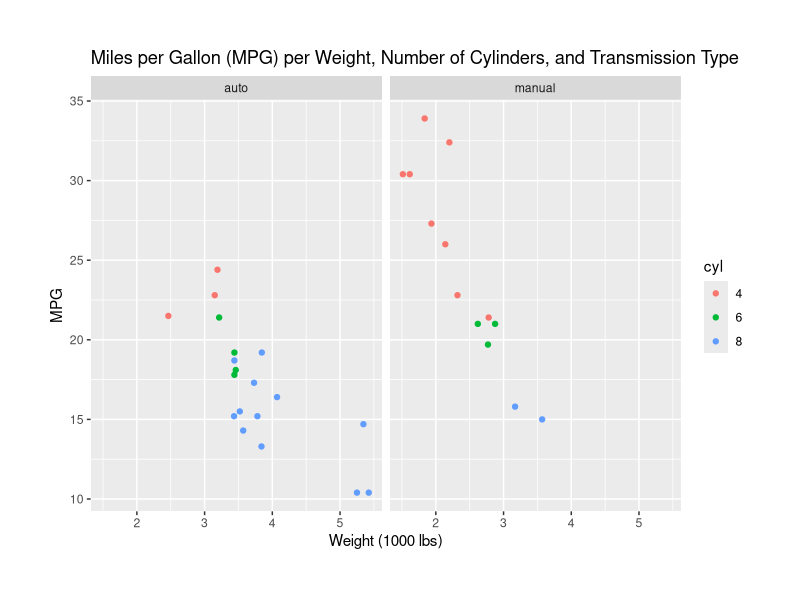
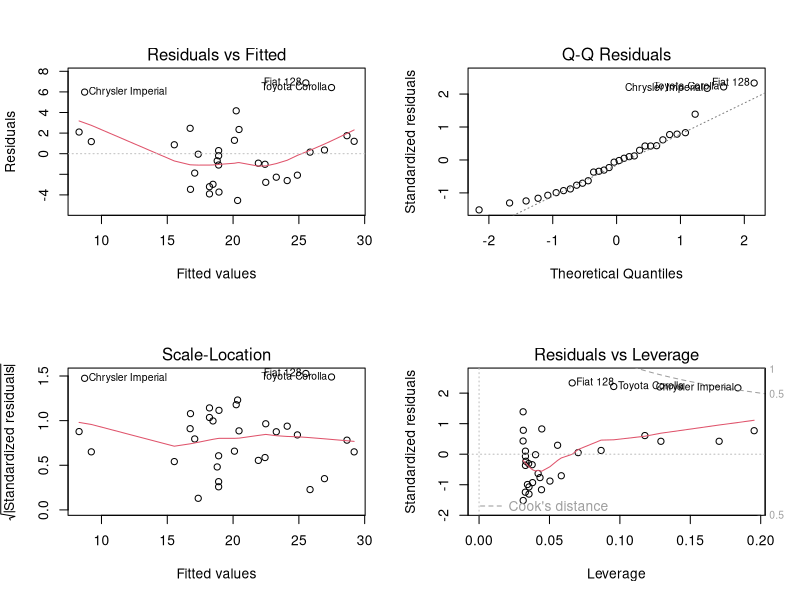
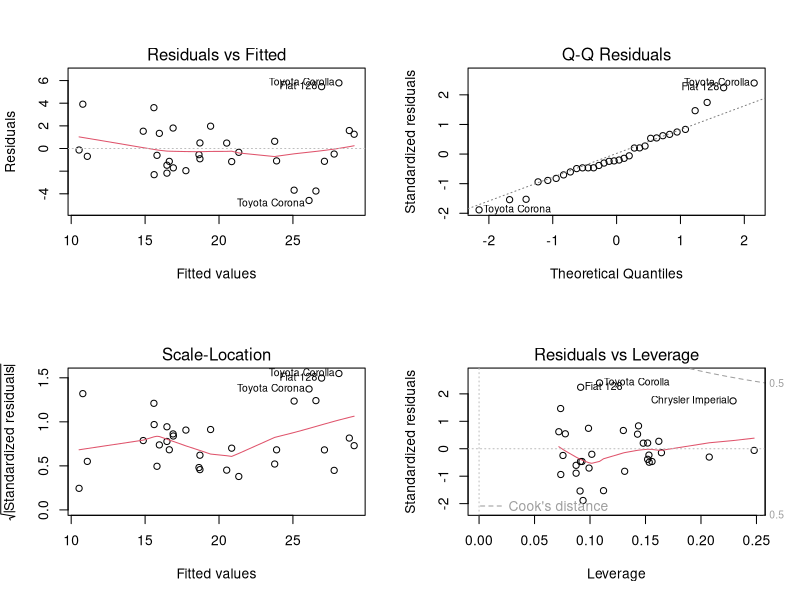
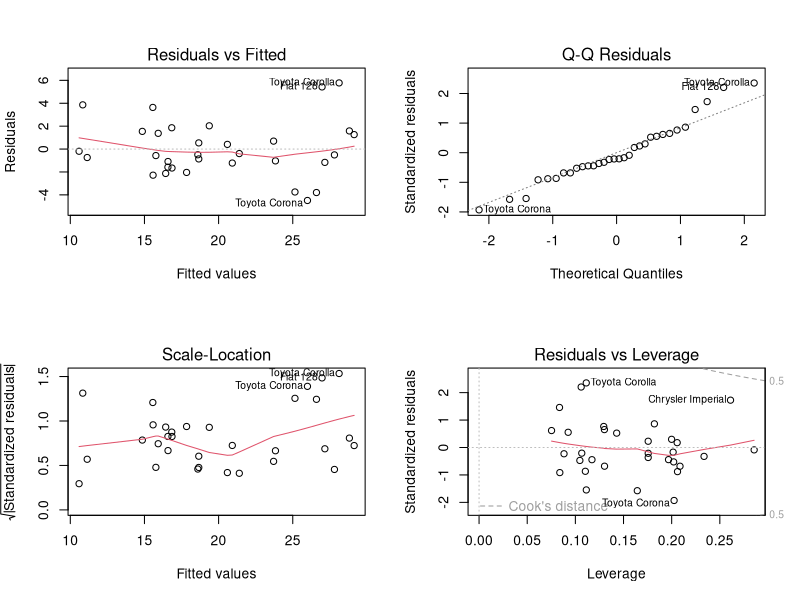
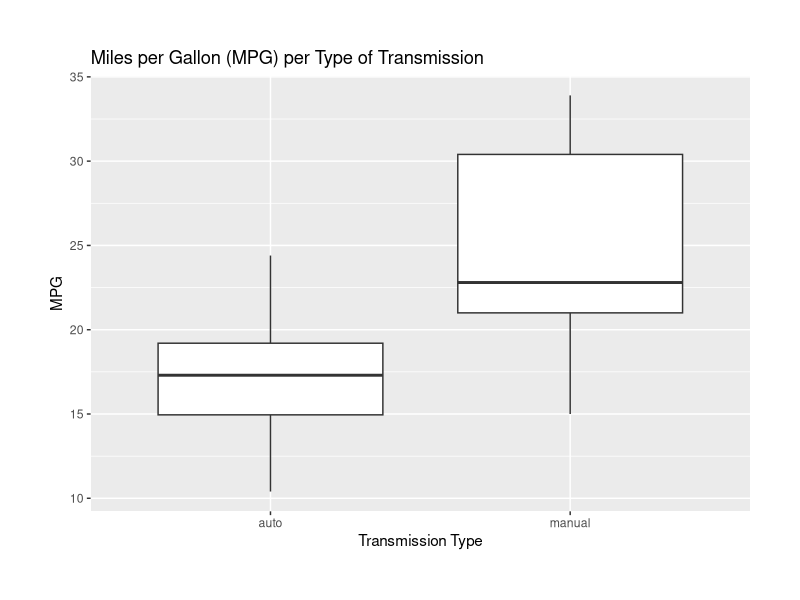

Reproduce these figures in R, in order.
## ---- chunk 1
Sys.info()
## ---- chunk 2
library(dplyr)
library(ggplot2)
## ---- chunk 3
head(mtcars, 3)
## ---- chunk 4
str(mtcars)
## ---- chunk 5
data <- mtcars[, c(1, 2, 6, 9)]
data$cyl <- as.factor(data$cyl)
data$am <- as.factor(data$am)
data <- mutate(data, trans = ifelse(am == 1, "manual", "auto"))
## ---- chunk 6
g <- ggplot(data, aes(wt, mpg, color = cyl))
g + geom_point() +
      facet_grid(. ~ trans) +
      ggtitle("Miles per Gallon (MPG) per Weight, Number of Cylinders, and Transmission Type") +
      labs(x = "Weight (1000 lbs)", y = "MPG") +
      theme(plot.margin = unit(c(0.5,0.5,0.5,0.5), "in"))
## ---- chunk 7
m1 <- lm(mpg ~ wt, data = data)
summary(m1)
## ---- chunk 8
par(mfrow = c(2, 2))
plot(m1)
## ---- chunk 9
m2 <- lm(mpg ~ wt + cyl, data = data)
m2$call
m2$coefficients
## ---- chunk 10
par(mfrow = c(2, 2))
plot(m2)
## ---- chunk 11
m3 <- lm(mpg ~ wt + cyl + am, data = data)
summary(m3)
## ---- chunk 12
par(mfrow = c(2, 2))
plot(m3)
## ---- chunk 13
anova(m1, m2, m3)
## ---- chunk 14
g2 <- ggplot(data, aes(trans, mpg))
g2 + geom_boxplot() +
      ggtitle("Miles per Gallon (MPG) per Type of Transmission") +
      labs(x = "Transmission Type", y = "MPG") +
      theme(plot.margin = unit(c(0.5,0.5,0.5,0.5), "in"))
